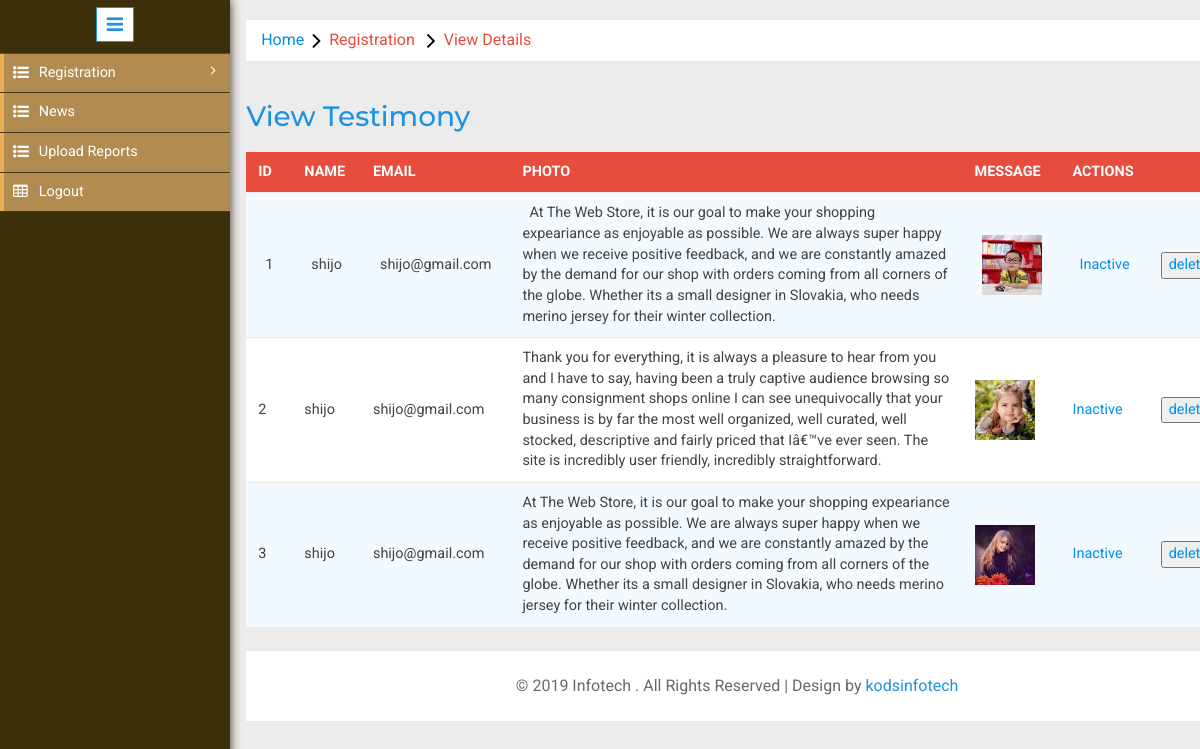
/fieldofficer/viewtestimony.php, run on the app's committed database.
### tables this page shows
CREATE TABLE IF NOT EXISTS `testimony` (
  `Id` int(11) NOT NULL AUTO_INCREMENT,
  `Name` varchar(100) NOT NULL,
  `Email` varchar(100) NOT NULL,
  `Msg` text NOT NULL,
  `Image` varchar(100) NOT NULL,
  `Status` varchar(100) NOT NULL,
  PRIMARY KEY (`Id`)
);

### fieldofficer/viewtestimony.php (the view, shortened to what this page needs)
<?php
include '../db.php';
?>
<!DOCTYPE HTML>
<html>
<head>
<link href="css/bootstrap.min.css" rel='stylesheet' type='text/css' />
<link href="css/style.css" rel='stylesheet' type='text/css' />
<link rel="stylesheet" href="css/morris.css" type="text/css"/>
<link href="css/font-awesome.css" rel="stylesheet">
<link rel="stylesheet" href="css/icon-font.min.css" type='text/css' />
<link rel="stylesheet" type="text/css" href="css/table-style.css" />
<link rel="stylesheet" type="text/css" href="css/basictable.css" />
</head>
<body>
   <div class="page-container">
<div class="left-content">
	   <div class="mother-grid-inner">
<ol class="breadcrumb">
                <li class="breadcrumb-item"><a href="home.php">Home</a><i class="fa fa-angle-right"></i>Registration <i class="fa fa-angle-right"></i>View Details</li>
            </ol>
<div style="margin-left: 320px;">
<div class="w3l-table-info" style="margin-left: -320px; overflow-x: auto;">
					  <h2>View Testimony </h2>
                                          <table id="table">
						<thead>
						  <tr>
							<th>Id</th>
							<th>Name</th>
                                                        <th>Email</th>
                                                         <th>Photo</th>
                                                        <th>Message</th>
                                                        <th colspan="2">Actions</th>
						  </tr>
						</thead>
						<tbody>
						  <?php
                                                  $qr="select  * from testimony order by Id desc";
                                                  $qrr=  mysqli_query($con,$qr);
                                                  $i=1;
                                                  while($r=mysqli_fetch_array($qrr))
                                                  {
                                                  ?>
                                                    <tr>
                                                          <form name="f1" method="post" action="">
                                                        <td><?php echo $i;?></td>
                                                        <td><?php echo $r['Name'];?></td>
                                                        <td><?php echo $r['Email'];?></td>
                                                         <td><?php echo $r['Msg'];?></td>
                                                         <td><img src="../images/<?php echo $r['Image'];?>" width="60" height="60"/></td>
                                                         <td><?php
                                                         if($r['Status']=='Inactive')
                                                         {
                                                         ?>
                                                             <a href="useractive.php?id=<?php echo $r['Id'];?>&s=<?php echo $r['Status'];?>">Active</a>
                                                             <?php
                                                         }
 else {
     ?>
                                                             <a href="useractive.php?id=<?php echo $r['Id'];?>&s=<?php echo $r['Status'];?>">Inactive</a>
                                                             <?php
 }
                                                             ?>
                                                         </td><td>  <a href="deltestimony.php?id=<?php echo $r['Id'];?>"><input type="button" name="btn" value="delete" onclick="alert('are you sure want to delete??')"> </a></td>
                                                          </form>
                                                    </tr>
                                                    <?php
                                                  $i++;
                                                   }
                                                    ?>
                                              </tbody>
					  </table>
    </div>
<div class="copyrights" style="margin-left: -320px;">
	 <p>© 2019 Infotech . All Rights Reserved | Design by  <a href="#" target="_blank">kodsinfotech</a> </p>
</div>
</div>
</div>
                        <?php
                        if($_SESSION['admin']['Usertype']=='admin')
                        {
                            include './adminsidebar.php';
                        }
 else {
                            include './employeesideba.php';
 }
                        ?>
							</div>
</body>
</html>

### fieldofficer/employeesideba.php (shortened to what this page needs)
<div class="sidebar-menu">
					<header class="logo1">
						<a href="#" class="sidebar-icon"> <span class="fa fa-bars"></span> </a>
					</header>
                                                <div class="menu">
                                                       <ul id="menu">
  <li id="menu-academico" ><a href="#"  style="padding: 9px;"><i class="fa fa-list-ul" aria-hidden="true"></i><span>Registration</span> <span class="fa fa-angle-right" style="float: right"></span><div class="clearfix"></div></a>
										</li>
                                                                                <li id="menu-academico" ><a href="addnews.php"  style="padding: 9px;"><i class="fa fa-list-ul" aria-hidden="true"></i><span> News</span> <div class="clearfix"></div></a></li>
                                                            <li id="menu-academico" ><a href="dcreport.php"  style="padding: 9px;"><i class="fa fa-list-ul" aria-hidden="true"></i><span> Upload Reports</span> <div class="clearfix"></div></a></li>
                                                             <li><a href="logout.php"  style="padding: 9px;"><i class="fa fa-table"></i>  <span>Logout</span><div class="clearfix"></div></a></li>
								  </ul>
								</div>
							  </div>

### fieldofficer/css/table-style.css (style rules this page uses)
table { background: white; border-collapse: collapse; margin: 1.25em 0 0; width: 100%; }
table tr, table th, table td { border: none; border-bottom: 1px solid #e8e8e8; font-size: .95em; }
table th, table td { padding: 10px 12px; text-align: left; }
table th { background: #e74c3c; color: #fff; text-transform: uppercase; }
table tr td { background: #f3faff; color: #424242; }
table tr:nth-of-type(2n+2) td { background: #ffffff; }
table { width: 100%; }

### fieldofficer/employeesideba.php (style rules this page uses)
.logo1 { width: 100%; padding: 15px 14px 15px; box-sizing: border-box; background: #3c300a; text-align: center; }
#menu li a { font-style: normal; font-weight: 400; position: relative; display: block; padding: 13px 20px; color: #fff; white-space: nowrap; z-index: 2; background-color: #b28b51; font-size: 0.9em; font-family: 'Roboto', sans-serif; border: none; border-left: 4px solid #EBAE55; }
.sidebar-menu { position: fixed; float: left; width: 230px; top: 0; left: 0; bottom: 0; background-color: #3c300a; color: #aaabae; box-shadow: 0px 0px 10px 0px rgb(58, 41, 31); -o-box-shadow: 0px 0px 10px 0px rgb(58, 41, 31); -webkit-box-shadow: 0px 0px 10px 0px rgb(58, 41, 31); -moz-box-shadow: 0px 0px 10px 0px rgb(58, 41, 31); z-index: 999; }
*, a, button, i, input { -webkit-font-smoothing: antialiased; }

### data on the page
testimony: Name "shijo", Email "shijo@gmail.com", Msg "At The Web Store, it is our goal to make your shopping expeariance as enjoyable as possible. We are always super happy when we receive positive feedback, and we are constantly amazed by the demand for our shop with orders coming from all corners of the globe. Whether its a small designer in Slovakia, who needs merino jersey for their winter collection.", Image (picture)
testimony: Name "shijo", Email "shijo@gmail.com", Msg "Thank you for everything, it is always a pleasure to hear from you and I have to say, having been a truly captive audience browsing so many consignment shops online I can see unequivocally that your business is by far the most well organized, well curated, well stocked, descriptive and fairly priced that Iâ€™ve ever seen. The site is incredibly user friendly, incredibly straightforward.", Image (picture)
testimony: Name "shijo", Email "shijo@gmail.com", Msg "At The Web Store, it is our goal to make your shopping expeariance as enjoyable as possible. We are always super happy when we receive positive feedback, and we are constantly amazed by the demand for our shop with orders coming from all corners of the globe. Whether its a small designer in Slovakia, who needs merino jersey for their winter collection.", Image (picture)
